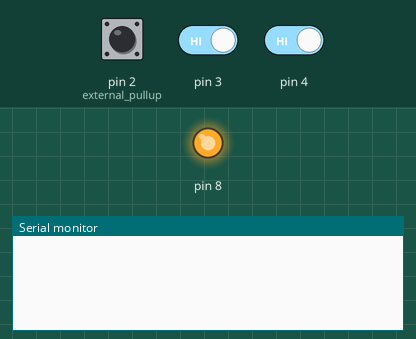
Simulated run of this sketch. Board: Arduino Uno, built with avr-gcc and run on an emulated ATmega328P. On the bench: output pins drawn as LEDs (lit = HIGH), the last lines printed to the serial monitor. Inputs (shaded band) come from the test bench; at power-on: pin 2 (external_pullup) HIGH, pin 3 HIGH, pin 4 HIGH.

Above: at 1.2 s.
1.3 s: pin 2 (external_pullup) pulled LOW for 0.15 s
At 2.5 s:
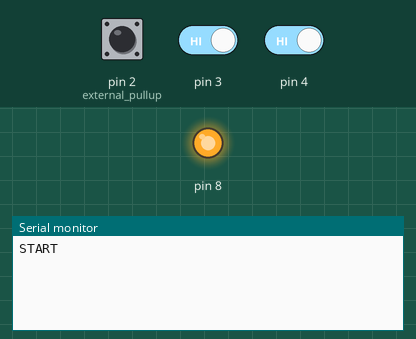
2.9 s: pin 3 driven LOW
At 3.11 s:
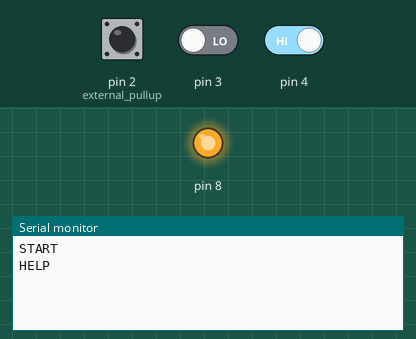

The sketch:

Kiosk_harware.ino
```cpp
#include <SoftwareSerial.h>
SoftwareSerial bt(10, 11);

void setup() {
  pinMode(2, INPUT);  // external pullup
  pinMode(3, INPUT);
  pinMode(4, INPUT);
  pinMode(8, OUTPUT);
  digitalWrite(8, HIGH);
  Serial.begin(9600);
  bt.begin(9600);
}

unsigned long lastPress[3] = {0,0,0};

void loop() {
  unsigned long now = millis();

  if (digitalRead(2) == LOW && now - lastPress[0] > 300) {
    lastPress[0] = now;
    bt.println("START");
    Serial.println("START");
  }
  if (digitalRead(3) == LOW && now - lastPress[1] > 300) {
    lastPress[1] = now;
    bt.println("HELP");
    Serial.println("HELP");
  }
  if (digitalRead(4) == LOW && now - lastPress[2] > 300) {
    lastPress[2] = now;
    bt.println("EMERGENCY");
    Serial.println("EMERGENCY");
  }
}
```

Measured:
- after the input at 1.3 s, the serial monitor: prints a new line at once (image 1)
- after the input at 2.9 s, the serial monitor: prints a new line at once (image 2)
